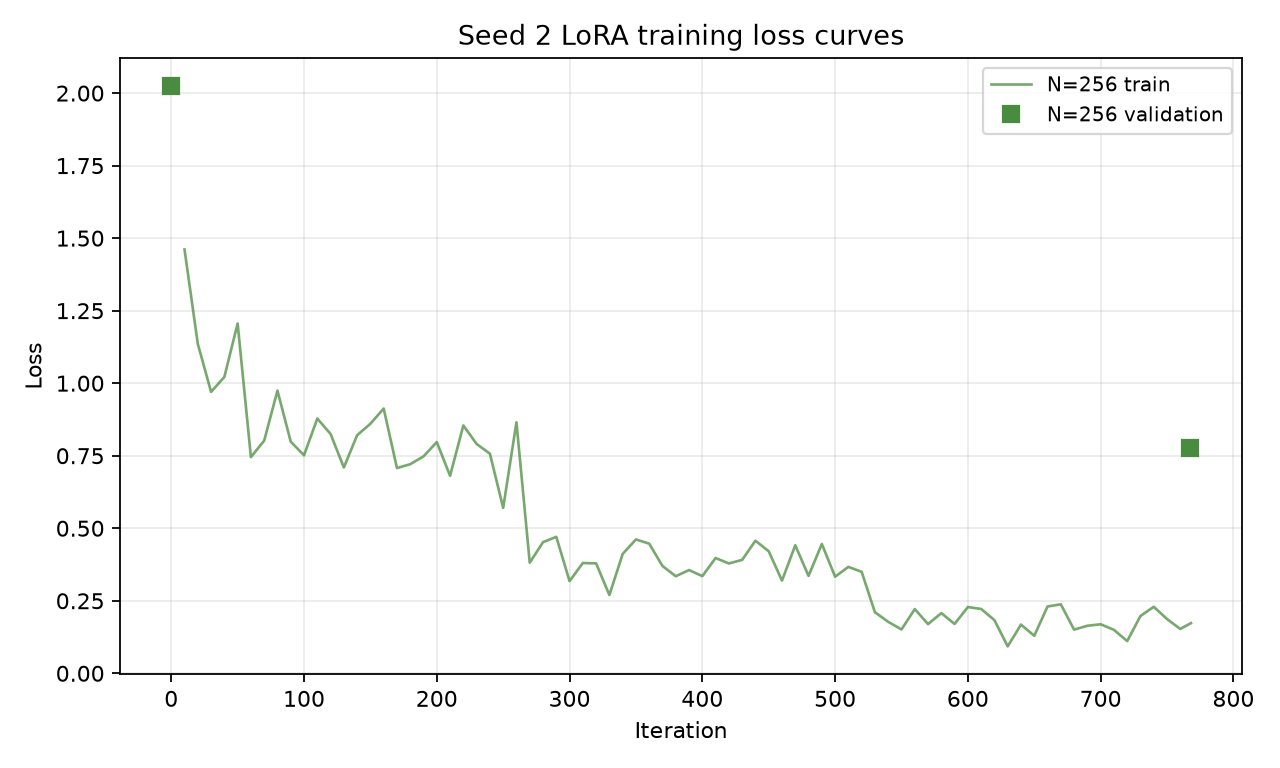

The Python source for this figure:
"""Plot training and validation loss curves for the seed 2 LoRA adapters.

Data sources:
- seed2-n256: adapters/seed2-n256/loss.jsonl (structured train/validation rows)
- seed2-n16 and seed2-n64: no loss.jsonl was saved; the loss table is parsed
  from logs/train-seed2-n256.log only. If per-size logs appear later, drop
  them in as logs/train-seed2-<n>.log and rerun.
"""
import json
import re
from pathlib import Path

import matplotlib
matplotlib.use('Agg')
import matplotlib.pyplot as plt

run = Path(__file__).resolve().parent.parent
adapters = run / 'adapters'
logs = run / 'logs'
out = Path(__file__).resolve().parent

ANSI = re.compile(r'\x1b\[[0-9;]*m')


def from_loss_jsonl(path):
    train, val = [], []
    for line in path.open():
        r = json.loads(line)
        if r['kind'] == 'train':
            train.append((r['iteration'], r['train_loss']))
        elif r['kind'] == 'validation':
            val.append((r['iteration'], r['val_loss']))
    return train, val


def from_log(path):
    train, val = [], []
    for line in path.open():
        line = ANSI.sub('', line)
        m = re.match(r'\s*(\d+)\s+val\s+([\d.]+)\s', line)
        if m:
            val.append((int(m.group(1)), float(m.group(2))))
            continue
        m = re.match(r'\s*(\d+)\s+([\d.]+)\s+[▲▼]', line)
        if m:
            train.append((int(m.group(1)), float(m.group(2))))
    return train, val


series = {}
for n in (16, 64, 256):
    name = f'seed2-n{n}'
    lj = adapters / name / 'loss.jsonl'
    lg = logs / f'train-{name}.log'
    if lj.exists():
        series[n] = from_loss_jsonl(lj)
        src = 'loss.jsonl'
    elif lg.exists():
        series[n] = from_log(lg)
        src = 'log'
    else:
        print(f'{name}: no loss data found, skipping')
        continue
    print(f'{name}: {len(series[n][0])} train points, {len(series[n][1])} val points ({src})')

fig, ax = plt.subplots(figsize=(8, 4.8))
colors = {16: '#207297', 64: '#c1502a', 256: '#4a8c3f'}
for n, (tr, va) in sorted(series.items()):
    c = colors[n]
    if tr:
        xs, ys = zip(*tr)
        ax.plot(xs, ys, color=c, lw=1.2, alpha=.75, label=f'N={n} train')
    if va:
        xs, ys = zip(*va)
        ax.plot(xs, ys, 's', color=c, ms=7, label=f'N={n} validation')
ax.set_xlabel('Iteration')
ax.set_ylabel('Loss')
ax.set_title('Seed 2 LoRA training loss curves')
ax.grid(alpha=.25)
ax.legend(fontsize=9)
fig.tight_layout()
fig.savefig(out / 'seed2-loss-curves.png', dpi=160)
plt.close(fig)
print(f'wrote {out / "seed2-loss-curves.png"}')
